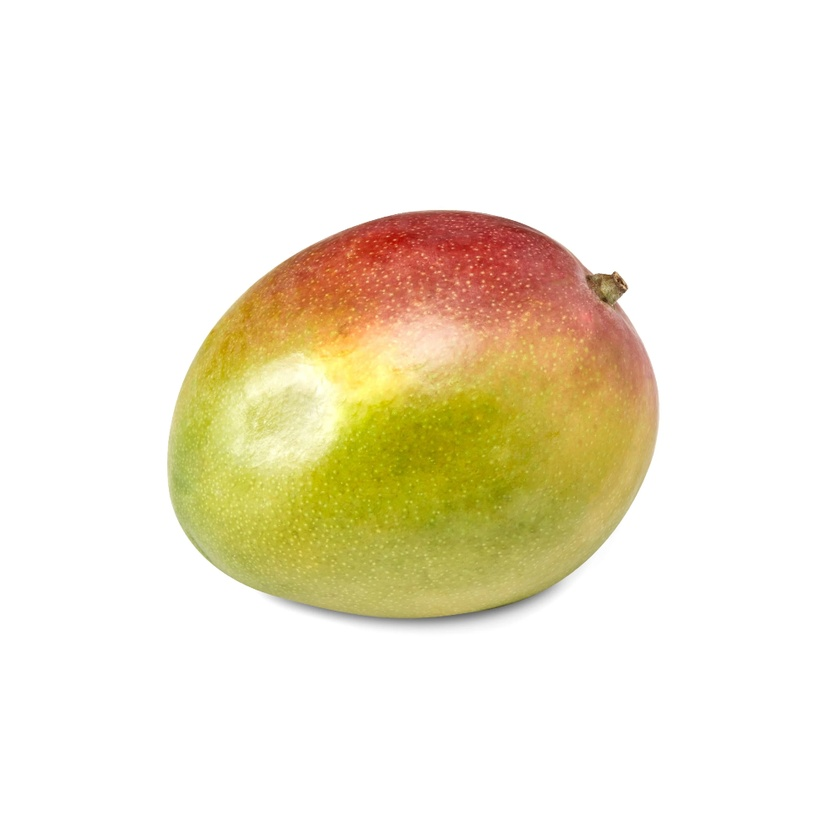
#> input picture 112/CV_HW4/112598072_hw4/test_img/img1.jpg, 840 x 840 px, shrunk from 1000 x 1000 before the run
$ python 112598072_hw4.py
#> lines starting #> are read from the running program, lines starting #| are printed output that depends on the picture
import cv2 as cv
import numpy as np

COLOR_RED = (0, 0, 255)
points = []
MAX_ITERATIONS = 1000

# [6 lines left out: function flatten, not called in this run]


def convert_to_gray(img):
    return np.dot(img, [0.2989, 0.5870, 0.1140]).astype(np.uint8)


def gaussian_blur(img, kernel_size=3, sigma=1.0):
    def conv(input_img, k, padding=0, strides=1):
        kernel = np.flipud(np.fliplr(k))

        width_gray_img, height_gray_img = input_img.shape
        width_kernel, height_kernel = kernel.shape

        width_output = int(((width_gray_img - kernel.shape[0] + 2 * padding) // strides) + 1)
        height_output = int(((height_gray_img - kernel.shape[1] + 2 * padding) // strides) + 1)

        if padding != 0:
            padded_img = np.zeros((input_img.shape[0] + padding * 2, input_img.shape[1] + padding * 2))
            padded_img[int(padding):int(-1 * padding), int(padding):int(-1 * padding)] = input_img
        else:
            padded_img = input_img

        new_img = np.zeros((width_output, height_output), dtype=np.uint8)

        """
        The convolution core
        """
        for y in range(height_gray_img):
            if y % strides == 0:
                for x in range(width_gray_img):
                    try:
                        if x % strides == 0:
                            window = (kernel * padded_img[x: x + width_kernel, y: y + height_kernel]).sum()
                            new_img[x, y] = np.clip(window, 0, 255).astype(np.uint8)
                    except:
                        break

        return new_img

    def gaussian_kernel(size, sigma):
        kernel = np.zeros((size, size))
        center = size // 2

        for x in range(size):
            for y in range(size):
                x_1 = x - center
                y_1 = y - center
                kernel[x, y] = (1 / (2 * np.pi * (sigma ** 2))) * np.exp(-(x_1 ** 2 + y_1 ** 2) / (2 * (sigma ** 2)))
        return kernel / np.sum(kernel)

    kernel = gaussian_kernel(kernel_size, sigma)

    res = conv(img, kernel, padding=kernel_size // 2)
    return np.asarray(res, dtype=np.uint8)


def conv(input_img, kernel, strides=1):
    height, width = input_img.shape
    kernel_height, kernel_width = kernel.shape

    padded_height = kernel_height // 2
    padded_width = kernel_width // 2

    output_height = (height - kernel_height + 2 * padded_height) // strides + 1
    output_width = (width - kernel_width + 2 * padded_width) // strides + 1

    padded_img = np.zeros((height + padded_height * 2, width + padded_width * 2))
    padded_img[int(padded_height):int(-1 * padded_height), int(padded_width):int(-1 * padded_width)] = input_img

    new_img = np.zeros((output_height, output_width))

    for i in range(0, height - kernel_height + 1, strides):
        for j in range(0, width - kernel_width + 1, strides):
            new_img[i // strides, j // strides] = np.sum(padded_img[i:i + kernel_height, j:j + kernel_width] * kernel)

    return np.array(new_img)

def sobel(img):
    Gx = np.array([[-1, 0, 1], [-2, 0, 2], [-1, 0, 1]])
    Gy = np.array([[-1, -2, -1], [0, 0, 0], [1, 2, 1]])
    Ix = conv(img, Gx)
    Iy = conv(img, Gy)

    absIx = np.abs(Ix)
    absIy = np.abs(Iy)

    G = np.sqrt(absIx**2 + absIy**2).astype(np.uint8)
    return G


def set_init_points(img):
    M, N, _ = img.shape
    center_point = (M//2, N//2)
    radius = center_point[0] if center_point[0] < center_point[1] else center_point[1]
    num_points = 50

    # 計算小圓點的位置
    theta = np.linspace(0, 2 * np.pi, num_points, endpoint=False)
    circle_points_x = np.int32(center_point[0] + radius * 0.8 * np.cos(theta))
    circle_points_y = np.int32(center_point[1] + radius * 0.8 * np.sin(theta))

    for i in range(num_points):
        point = (int(circle_points_x[i]), int(circle_points_y[i]))
        points.append(point)

    draw_points(img)
    return img


def draw_points(img):
    for point in points:
        cv.circle(img, point, 3, COLOR_RED, 2, cv.FILLED)
    return


def active_contour(magnitude, alpha, beta, gamma):
    def cal_energy_contour(current_point, prev_point):
        return np.sqrt(np.square(current_point[0] - prev_point[0]) + np.square(current_point[1] - prev_point[1]))

    def cal_energy_curve(current_point, prev_point, next_point):
        x = np.square(prev_point[0] - 2 * current_point[0] + next_point[0])
        y = np.square(prev_point[1] - 2 * current_point[1] + next_point[1])
        return np.sqrt((x+y))

    for idx in range(len(points)):
        point_x = points[idx][0]
        point_y = points[idx][1]
        prev_point = points[(idx + len(points) - 1) % len(points)]
        next_point = points[(idx + 1) % len(points)]
        e_min = np.inf

        for x in range(-1, 2):
            for y in range(-1, 2):
                curr_point = (point_x + x, point_y + y)
                energy_cont = cal_energy_contour(curr_point, prev_point)
                energy_curve = cal_energy_curve(curr_point, prev_point, next_point)
                energy_total = alpha * energy_cont + beta * energy_curve + gamma * (-magnitude[curr_point[1]][curr_point[0]])

                if energy_total < e_min:
                    # print(f"e_total: {energy_total}, e_min: {e_min}")
                    e_min = energy_total
                    points[idx] = curr_point

    return

if __name__ == '__main__':
    # test image 1
    src_img = cv.imread('./test_img/img1.jpg')
#> src_img is the input picture: shape (840, 840, 3); mean B, G, R 215.2, 234.9, 241.9
    copy_src_img = src_img.copy()
    img = set_init_points(src_img)
    gray_img = convert_to_gray(copy_src_img)
#> in convert_to_gray, `return np.dot(img, [0.2989, 0.5870, 0.1140]).astype(np.uint8)`:
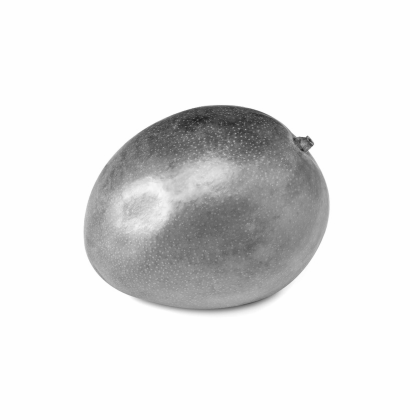
#> returned value: shape (840, 840) (shown at 1/2 size); min 21, max 254, mean 228.9
    blured_img = gaussian_blur(gray_img, 3, 1.0)
    sobel_result = sobel(blured_img)
#> after the loop in conv, `for i in range(0, height - kernel_height + 1, strides):`:
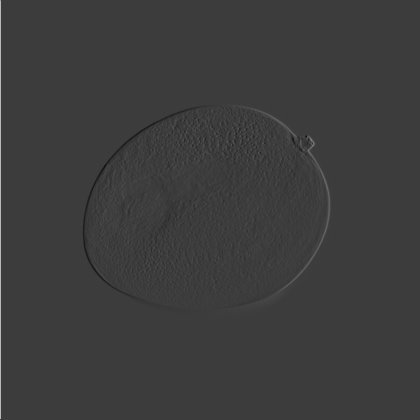
#> new_img: shape (840, 840) float64 (shown at 1/2 size); min -319, max 1016, mean 1.5; drawn with min black and max white
#> call 2 of conv, with kernel = array of shape (3, 3), strides = 1
#> after the loop in conv (call 2), `for i in range(0, height - kernel_height + 1, strides):`:
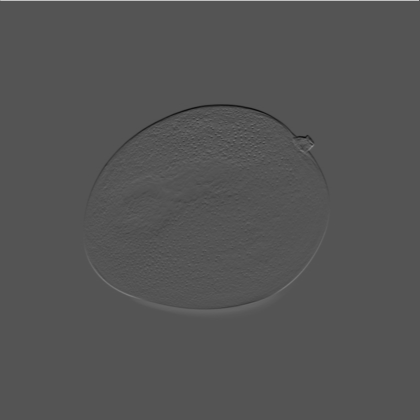
#> new_img: shape (840, 840) float64 (shown at 1/2 size); min -503, max 1016, mean 1.5; drawn with min black and max white
#> in sobel, `absIx = np.abs(Ix)`:
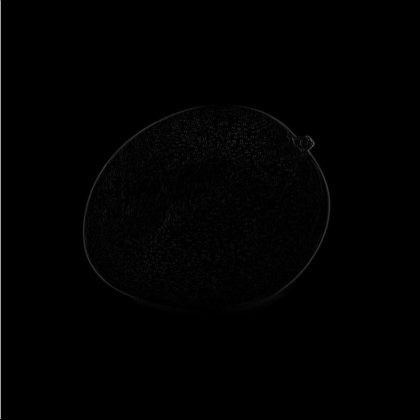
#> absIx: shape (840, 840) float64 (shown at 1/2 size); min 0, max 1016, mean 6.3; drawn with min black and max white
#> in sobel, `G = np.sqrt(absIx**2 + absIy**2).astype(np.uint8)`:
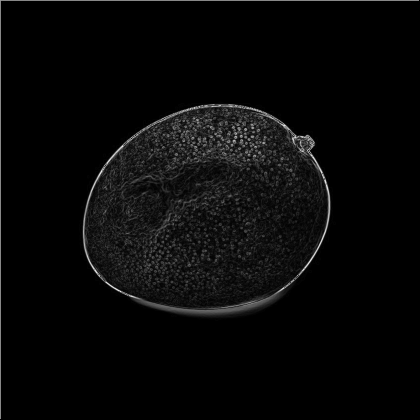
#> G: shape (840, 840) (shown at 1/2 size); min 0, max 255, mean 8.2
    cv.imshow('sobel', sobel_result.astype(np.uint8))
    cv.waitKey(0)

    paint_img = src_img.copy()

    ALPHA = 0.1
    BETA = 0.8
    GAMMA = 2.0

    for step in range(MAX_ITERATIONS):
        current_points = np.array(points).astype(np.int32)
        paint_img = src_img.copy()

        active_contour(sobel_result, ALPHA, BETA, GAMMA)
        new_points = np.array(points).astype(np.int32)

        if np.array_equal(current_points, new_points):
            print(f"current points are the same as new points, steps: {step}")
            break

        draw_points(paint_img)
        cv.drawContours(paint_img, [new_points], 0, color=COLOR_RED, thickness=2, lineType=cv.FILLED)
        cv.imshow('test_img1', paint_img)
        cv.waitKey(50)

    print(f"Done!")
    draw_points(paint_img)
    cv.drawContours(paint_img, [np.array(points).astype(np.int32)], 0, color=COLOR_RED, thickness=2, lineType=cv.FILLED)
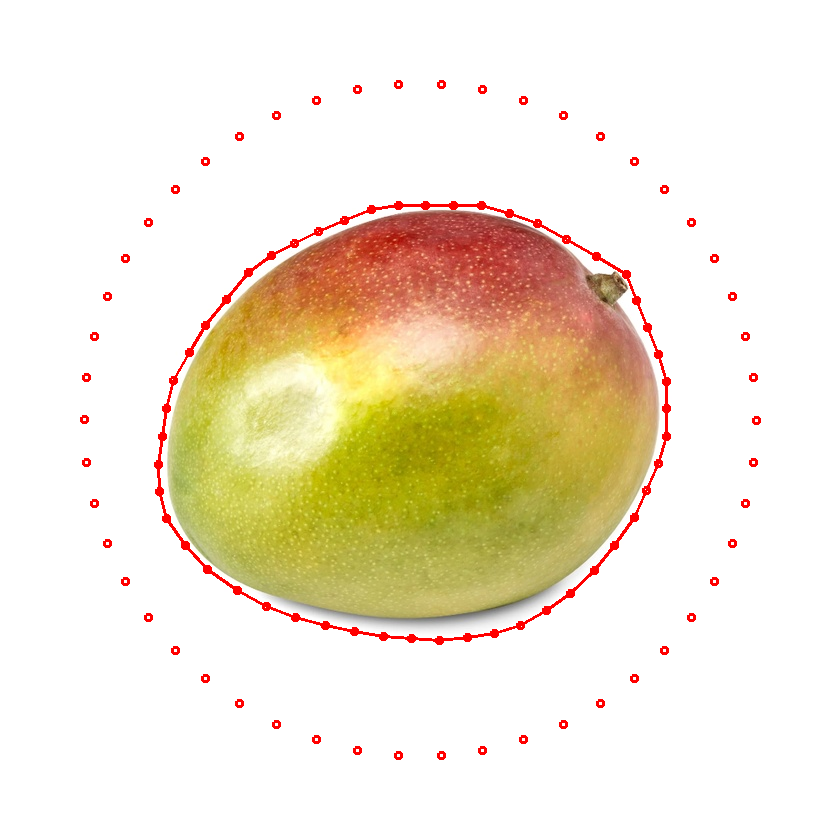
#> paint_img: shape (840, 840, 3); mean B, G, R 211.8, 231.5, 241.9
    cv.imshow('test_img1', paint_img)
    cv.waitKey(0)
